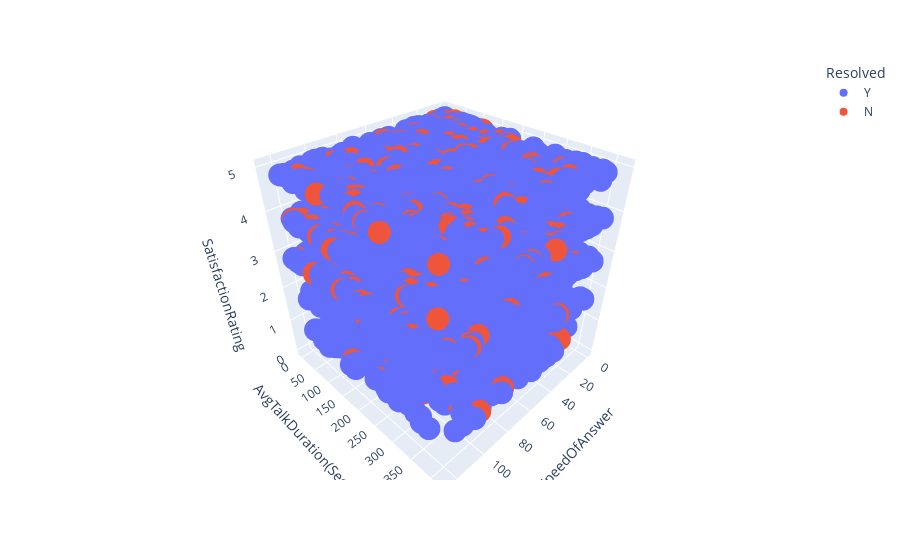

The code cell stored with this chart in its notebook:
### Code cell
import plotly.express as px

px.scatter_3d(
    data_frame=callCenter,
    x='SpeedOfAnswer',
    y='AvgTalkDuration(Seconds)',
    z='SatisfactionRating',
    color='Resolved'
)

### Figure 1 — Plotly figure (JSON) as saved in the notebook; plotly's stock layout.template omitted (floating-point values rounded to 4 significant figures; data arrays with more than 128 entries replaced by an {"elided": "..."} marker saying what was removed)
{"data": [{"hovertemplate": "Resolved=Y<br>SpeedOfAnswer=%{x}<br>AvgTalkDuration(Seconds)=%{y}<br>SatisfactionRating=%{z}<extra></extra>", "legendgroup": "Y", "marker": {"color": "#636efa", "symbol": "circle"}, "mode": "markers", "name": "Y", "scene": "scene", "showlegend": true, "type": "scatter3d", "x": {"elided": "3646 int values"}, "y": {"elided": "3646 int values"}, "z": {"elided": "3646 int values"}}, {"hovertemplate": "Resolved=N<br>SpeedOfAnswer=%{x}<br>AvgTalkDuration(Seconds)=%{y}<br>SatisfactionRating=%{z}<extra></extra>", "legendgroup": "N", "marker": {"color": "#EF553B", "symbol": "circle"}, "mode": "markers", "name": "N", "scene": "scene", "showlegend": true, "type": "scatter3d", "x": {"elided": "1354 int values"}, "y": {"elided": "1354 int values"}, "z": {"elided": "1354 int values"}}], "layout": {"legend": {"title": {"text": "Resolved"}, "tracegroupgap": 0}, "margin": {"t": 60}, "scene": {"domain": {"x": [0, 1], "y": [0, 1]}, "xaxis": {"title": {"text": "SpeedOfAnswer"}}, "yaxis": {"title": {"text": "AvgTalkDuration(Seconds)"}}, "zaxis": {"title": {"text": "SatisfactionRating"}}}}}
